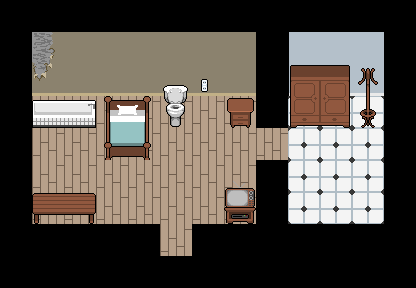

Rendered tile map (Tiled .tmx) drawn with the repository's tilesets; below, a short description and the full map source, tile grids included:
An orthogonal 13x9 tile map with 32x32 px tiles, 3 tile layers (podloga, sciany, meble), 2 tilesets and 21 objects.

<map version="1.0" tiledversion="1.0.3" orientation="orthogonal" renderorder="right-down" width="13" height="9" tilewidth="32" tileheight="32" nextobjectid="31">
 <tileset firstgid="1" source="niu tairu setto.tsx" />
 <tileset firstgid="67" source="meble.tsx" />
 <layer name="podloga" width="13" height="9">
  <data encoding="csv">
30,30,30,30,30,30,30,30,30,30,30,30,30,
30,30,30,30,30,8,8,8,19,8,8,8,30,
30,8,8,8,8,8,8,8,19,8,8,8,30,
30,27,27,27,27,27,27,27,19,31,31,31,30,
30,27,27,27,27,27,27,27,27,31,31,31,30,
30,27,27,27,27,27,27,27,30,31,31,31,30,
30,27,27,27,27,27,27,27,30,31,31,31,30,
30,30,30,30,52,30,30,30,30,30,30,30,30,
30,30,30,30,30,30,30,30,30,30,30,30,30
</data>
 </layer>
 <layer name="sciany" width="13" height="9">
  <data encoding="csv">
0,0,0,0,0,0,0,0,0,0,0,0,0,
0,1,2,2,2,2,2,2,0,9,10,11,0,
0,12,18,18,18,18,17,18,0,20,21,22,0,
0,0,0,0,0,0,0,0,0,0,0,0,0,
0,0,0,0,0,0,0,0,0,0,0,0,0,
0,0,0,0,0,0,0,0,0,0,0,0,0,
0,0,0,0,0,0,0,0,0,0,0,0,0,
0,0,0,0,30,37,30,0,0,0,0,0,0,
0,0,0,0,0,0,0,0,0,0,0,0,0
</data>
 </layer>
 <layer name="meble" width="13" height="9">
  <data encoding="csv">
0,0,0,0,0,0,0,0,0,0,0,0,0,
0,0,0,0,0,0,0,0,0,0,0,0,0,
0,0,0,0,0,89,0,0,0,69,70,68,0,
0,85,86,72,73,98,0,71,0,78,79,77,0,
0,0,0,81,82,0,0,0,0,0,0,0,0,
0,0,0,0,0,0,0,67,0,0,0,0,0,
0,96,97,0,0,0,0,76,0,0,0,0,0,
0,0,0,0,0,0,0,0,0,0,0,0,0,
0,0,0,0,0,0,0,0,0,0,0,0,0
</data>
 </layer>
 <objectgroup name="statiksy">
  <object id="1" x="0" y="0" width="416" height="32" />
  <object id="3" x="256" y="32" width="32" height="64" />
  <object id="4" x="256" y="192" width="32" height="32" />
  <object id="5" x="0" y="244.5" width="416" height="43.5" />
  <object id="6" x="0" y="32" width="32" height="192" />
  <object id="7" x="384" y="32" width="32" height="192" />
  <object id="8" x="256.182" y="96" width="32.5455" height="28.3636" />
  <object id="9" x="256.182" y="164.455" width="32" height="30.3636" />
  <object id="10" x="158" y="94" width="32" height="32" />
  <object id="11" x="32" y="60" width="64" height="64" />
  <object id="12" x="96" y="93" width="64" height="64" />
  <object id="13" x="31" y="193" width="64" height="32" />
  <object id="14" x="224" y="164" width="32" height="64" />
  <object id="15" x="227" y="92.5" width="32" height="32" />
  <object id="16" x="288" y="92" width="64" height="32" />
  <object id="17" x="352" y="93" width="32" height="32" />
  <object id="23" x="32" y="32" width="224" height="64" />
  <object id="27" x="-10" y="223" width="162.5" height="24" />
  <object id="28" x="203.75" y="222.5" width="211" height="24" />
 </objectgroup>
 <objectgroup name="spawn">
  <object id="21" x="161.5" y="169" width="32" height="32" />
 </objectgroup>
 <objectgroup name="dzwi">
  <object id="30" x="172" y="240" width="12.5" height="14" />
 </objectgroup>
</map>
